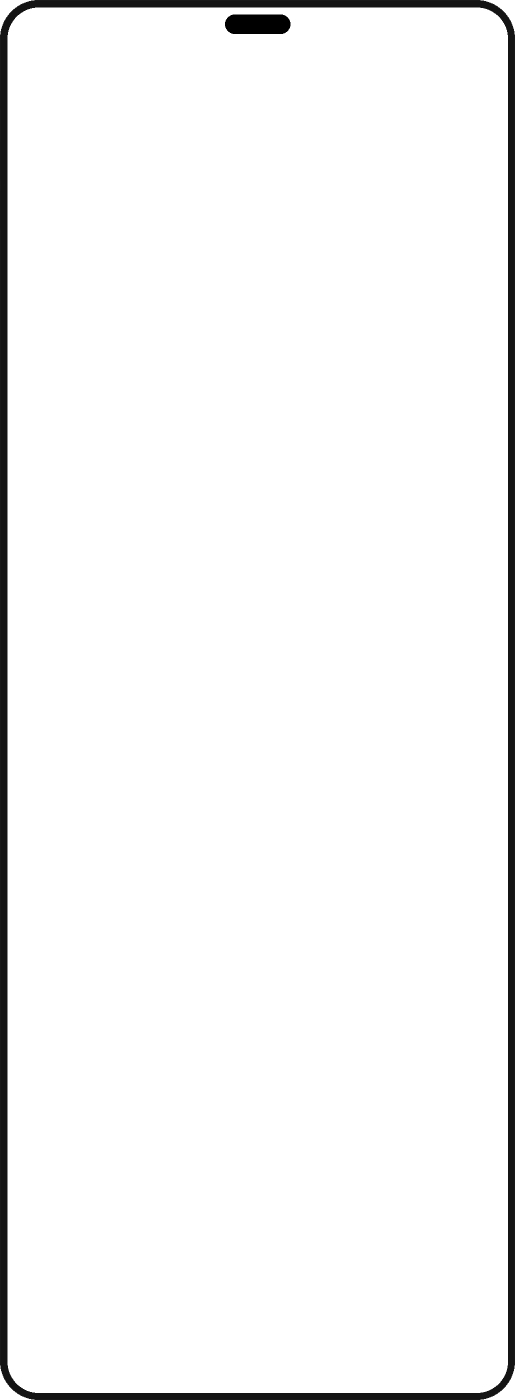
#> input picture assets/device_frame.png, 1030 x 2800 px (shown at 1/2 size)
$ python showcase.py --screenshots assets/device_frame.png --output out.png
#> lines starting #> are read from the running program, lines starting #| are printed output that depends on the picture
#!/usr/bin/env python3
"""
Showcase Image Generator
Creates a preview image showing up to 3 final App Store screenshots
side-by-side on a white background with an optional GitHub link at the bottom.
"""

import argparse
from PIL import Image, ImageDraw, ImageFont

# ── Layout ──────────────────────────────────────────────────────────
PADDING = 60
GAP = 40
BOTTOM_BAR_H = 100
FONT_PATH = "/Library/Fonts/SF-Pro-Display-Regular.otf"
FONT_SIZE_MAX = 48
FONT_SIZE_MIN = 16
TEXT_COLOUR = "#000000"
BG_COLOUR = (255, 255, 255)


def fit_text_font(text, max_w, size_max, size_min):
    """Return the largest font size where text fits within max_w."""
    dummy = ImageDraw.Draw(Image.new("RGB", (1, 1)))
    for size in range(size_max, size_min - 1, -2):
        try:
            font = ImageFont.truetype(FONT_PATH, size)
        except OSError:
            font = ImageFont.load_default()
            return font
        bbox = dummy.textbbox((0, 0), text, font=font)
        if (bbox[2] - bbox[0]) <= max_w:
            return font
    return ImageFont.truetype(FONT_PATH, size_min)


def create_showcase(screenshots, output_path, github_url=None):
    # Load screenshots
#> called with output_path = 'out.png'
    images = [Image.open(p).convert("RGBA") for p in screenshots]
#> images = 1 item

    # Scale all to same height
    target_h = 800
    scaled = []
    for img in images:
        ratio = target_h / img.height
        scaled.append(img.resize((int(img.width * ratio), target_h), Image.LANCZOS))
#> this loop made 1 pass
#> ratio on pass 1: 0.286
#> after the loop, scaled = 1 item

    # Calculate canvas size
    total_w = sum(s.width for s in scaled) + GAP * (len(scaled) - 1) + PADDING * 2
#> total_w = 414
    total_h = target_h + PADDING * 2 + (BOTTOM_BAR_H if github_url else 0)

    canvas = Image.new("RGB", (total_w, total_h), BG_COLOUR)
#> canvas: PIL image 414x920 RGB; every value is 255

    # Place screenshots
    x = PADDING
    for s in scaled:
        canvas.paste(s, (x, PADDING), s if s.mode == "RGBA" else None)
        x += s.width + GAP
#> this loop made 1 pass
#> x on pass 1: 394
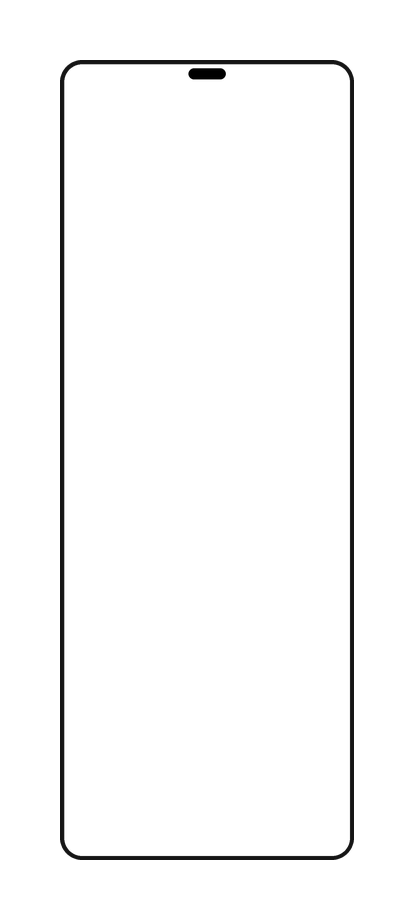
#> canvas: PIL image 414x920 RGB; min 0, max 255, mean 249.3
#> after the loop, x = 394

    # Add GitHub URL text
    if github_url:
        draw = ImageDraw.Draw(canvas)
        max_text_w = total_w - PADDING * 2
        font = fit_text_font(github_url, max_text_w, FONT_SIZE_MAX, FONT_SIZE_MIN)

        text_y = PADDING + target_h + (BOTTOM_BAR_H // 2)
        draw.text(
            (total_w // 2, text_y),
            github_url,
            fill=TEXT_COLOUR,
            font=font,
            anchor="mm",
        )

    canvas.save(output_path, "PNG")
    print(f"OK: {output_path} ({total_w}x{total_h})")
#| OK: out.png (414x920)


def main():
    p = argparse.ArgumentParser(description="Generate showcase image")
    p.add_argument(
        "--screenshots",
        nargs="+",
        required=True,
        help="Paths to final screenshot PNGs (up to 3)",
    )
    p.add_argument("--output", required=True, help="Output file path")
    p.add_argument("--github", default=None, help="GitHub URL to display at bottom")
    args = p.parse_args()

    create_showcase(args.screenshots, args.output, args.github)


if __name__ == "__main__":
    main()
